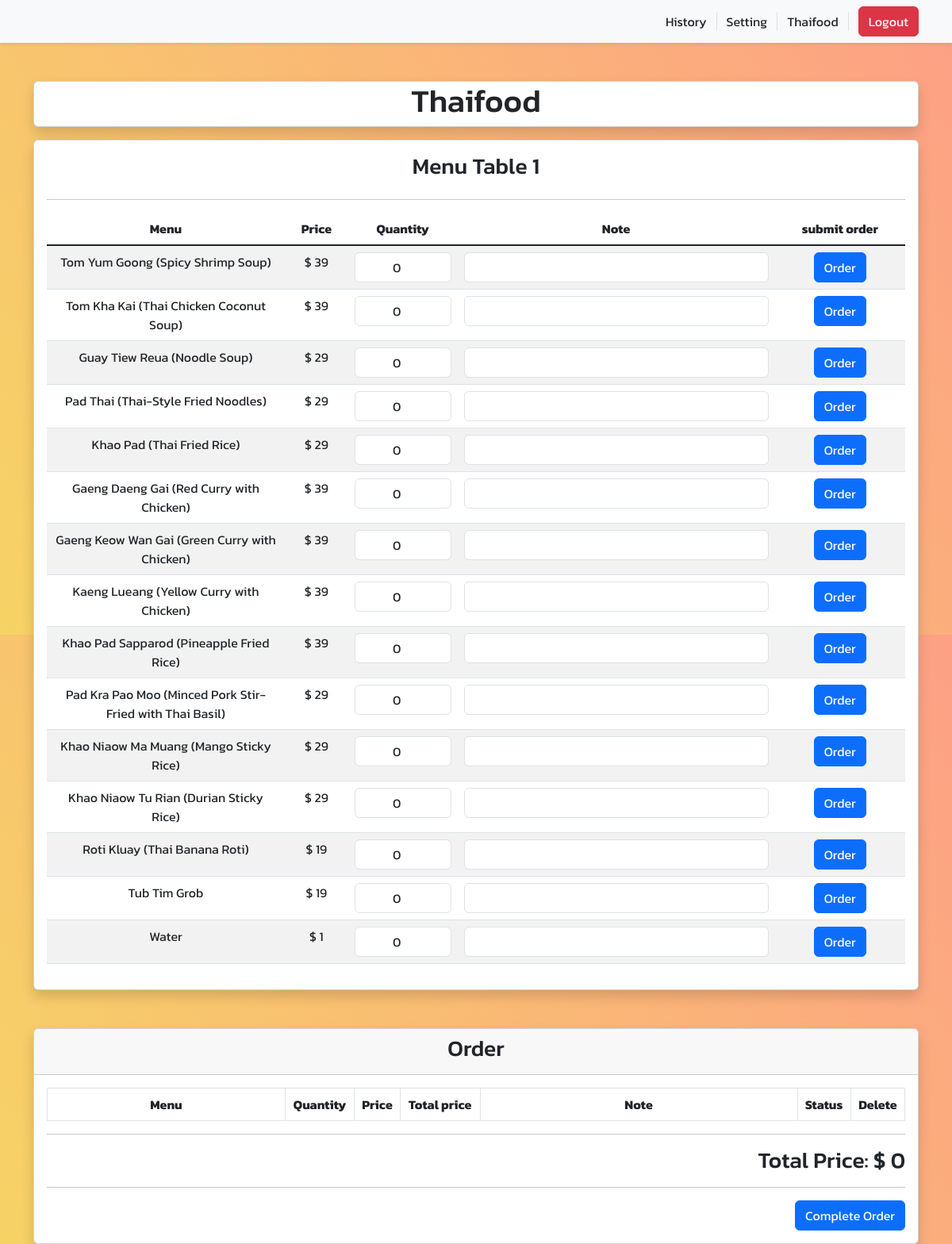
The page /menu?table=1 (signed in) on the database its author committed.
### tables this page shows
CREATE TABLE items (
    id INTEGER PRIMARY KEY AUTOINCREMENT,
    user_id INTEGER NOT NULL,
    name VARCHAR(255) NOT NULL,
    price INTEGER NOT NULL,
    status INTEGER NOT NULL
);

### app.py (the view)
@app.route('/menu', methods=['GET'])
def menu():
    if not session.get('user_id'):
        return redirect(url_for('login'))
    table = request.args.get('table')
    rows = db.execute('SELECT id,name,price FROM items WHERE user_id=? AND status=?', (session['user_id'], 1))
    items = rows.fetchall()
    rows = db.execute('SELECT orders.id,items.name,items.price,orders.quantity,orders.comment,orders.status FROM orders INNER JOIN items ON orders.item_id=items.id WHERE orders.user_id=? AND table_name=? AND orders.status <= 2', (session['user_id'],table))
    orders = rows.fetchall()
    total = 0
    for order in orders:
        total += order[2] * order[3]
    return render_template('menu.html',table=table, items=items, orders=orders, total=total)

### templates/menu.html (shortened to what this page needs)
{% extends 'layout.html' %}
{% block classbody %}
  class="menu"
{% endblock %}
{% block main %}
  <div class="container">
    <div class="card mt-5 text-center shadow">
      <h1>{{ session.get('name') }}</h1>
    </div>
    <div class="card mt-3 text-center p-3 shadow">
      <div>
        <h3>Menu Table {{ table }}</h3>
      </div>
      <hr />
      <table class="table table-striped">
        <thead>
          <tr class="fw-bold">
            <td style="width: 300px;">Menu</td>
            <td>Price</td>
            <td>Quantity</td>
            <td style="width: 400px;">Note</td>
            <td>submit order</td>
          </tr>
        </thead>
        <tbody class="table-group-divider">
          {% for item in items %}
            <tr>
              <form action="/order" method="post">
                <td>{{ item[1] }}</td>
                <td>$ {{ item[2] }}</td>
                <td>
                  <input type="number" name="quantity" id="{{ item[0] }}" class="form-control text-center" value="0" min="0" max="10" />
                </td>
                <td>
                  <input type="text" class="form-control" name="comment" />
                </td>
                <td>
                  <button type="submit" class="btn btn-primary">Order</button>
                </td>
              </form>
            </tr>
          {% endfor %}
        </tbody>
      </table>
    </div>
    <div class="card my-5 text-center shadow">
      <div class="card-header">
        <h3>Order</h3>
      </div>
      <div class="card-body">
        <table class="table table-striped table-bordered">
          <thead>
            <tr class="fw-bold">
              <td style="width: 300px;">Menu</td>
              <td>Quantity</td>
              <td>Price</td>
              <td>Total price</td>
              <td style="width: 400px;">Note</td>
              <td>Status</td>
              <td>Delete</td>
            </tr>
          </thead>
        </table>
        <hr>
        <div class="text-end">
          <h3>Total Price: $ {{ total }}</h3>
        </div>
        <hr>
        <div class="text-end">
          <form action="/bill" method="post">
            <button type="submit" class="btn btn-primary">Complete Order</button>
          </form>
        </div>
    </div>
  </div>
{% endblock %}

### static/style.css (style rules this page uses)
* { margin: 0; padding: 0; box-sizing: border-box; }
body { font-family: "Kanit", sans-serif; height: 100vh; }
.menu { background-color: #f6d365; background-image: linear-gradient(60deg, #f6d365 0%, #fda085 100%); }

### rows shown on the page
items: name "Tom Yum Goong (Spicy Shrimp Soup)", price "39"
items: name "Tom Kha Kai (Thai Chicken Coconut Soup)", price "39"
items: name "Guay Tiew Reua (Noodle Soup)", price "29"
items: name "Pad Thai (Thai-Style Fried Noodles)", price "29"
items: name "Khao Pad (Thai Fried Rice)", price "29"
items: name "Gaeng Daeng Gai (Red Curry with Chicken)", price "39"
items: name "Gaeng Keow Wan Gai (Green Curry with Chicken)", price "39"
items: name "Kaeng Lueang (Yellow Curry with Chicken)", price "39"
items: name "Khao Pad Sapparod (Pineapple Fried Rice)", price "39"
items: name "Pad Kra Pao Moo (Minced Pork Stir-Fried with Thai Basil)", price "29"
items: name "Khao Niaow Ma Muang (Mango Sticky Rice)", price "29"
items: name "Khao Niaow Tu Rian (Durian Sticky Rice)", price "29"
items: name "Roti Kluay (Thai Banana Roti)", price "19"
items: name "Tub Tim Grob", price "19"
items: name "Water", price "1"

### other values the page prints
{{ session.get('name') }} "Thaifood"
{{ table }} "1"
{{ total }} "0"
